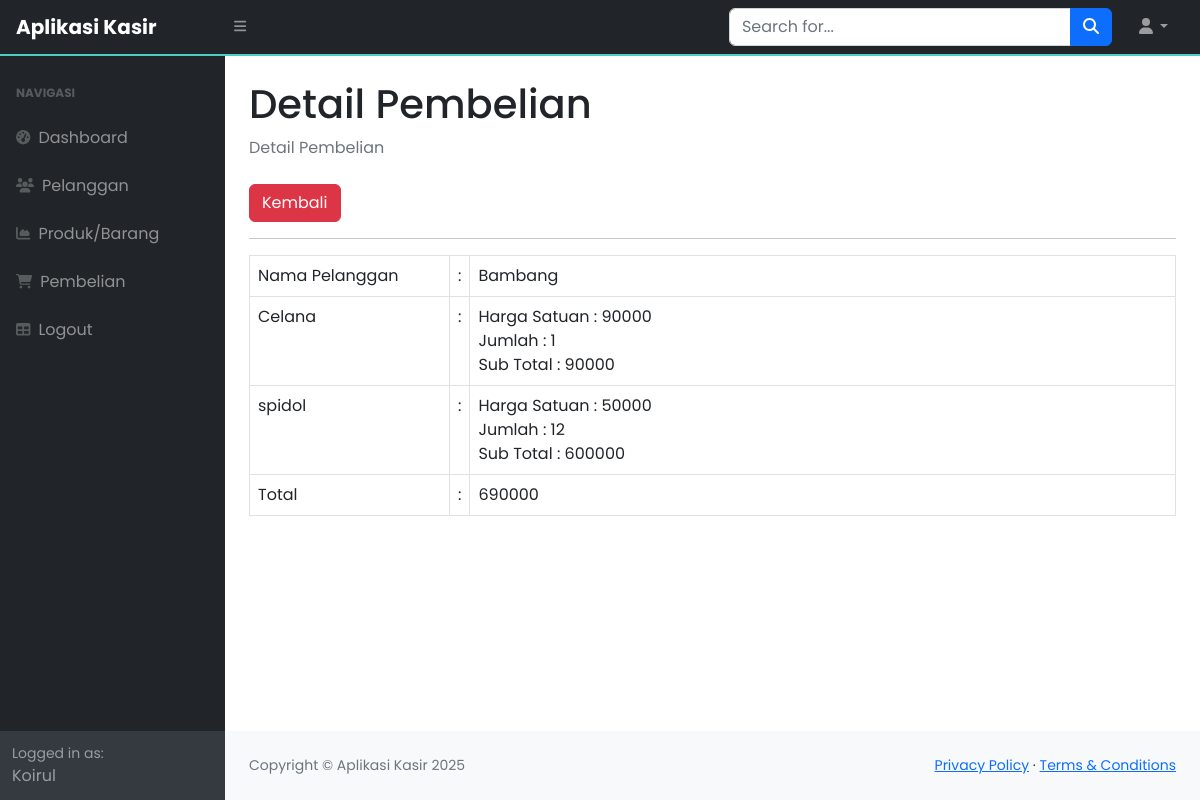
The page /index.php?page=penjualan_detail&&id=7 (signed in) on the database its author committed.
### tables this page shows
CREATE TABLE `penjualan` (
  `id_penjualan` int(11) NOT NULL,
  `tanggal_penjualan` date DEFAULT NULL,
  `total_harga` int(11) DEFAULT NULL,
  `id_pelanggan` int(11) DEFAULT NULL
);

CREATE TABLE `pelanggan` (
  `id_pelanggan` int(11) NOT NULL,
  `nama_pelanggan` varchar(255) DEFAULT NULL,
  `alamat` text DEFAULT NULL,
  `no_telepon` varchar(255) DEFAULT NULL
);

CREATE TABLE `detail_penjualan` (
  `id_detail` int(11) NOT NULL,
  `id_penjualan` int(11) DEFAULT NULL,
  `id_produk` int(11) DEFAULT NULL,
  `jumlah_produk` int(11) DEFAULT NULL,
  `sub_total` int(11) DEFAULT NULL
);

CREATE TABLE `produk` (
  `id_produk` int(11) NOT NULL,
  `nama_produk` varchar(255) DEFAULT NULL,
  `harga` int(11) DEFAULT NULL,
  `stok` int(11) DEFAULT NULL
);

### penjualan_detail.php (the view)
<?php
    $id = $_GET['id'];
    $query = mysqli_query($koneksi, "SELECT*FROM penjualan LEFT JOIN pelanggan ON pelanggan.id_pelanggan = penjualan.id_pelanggan WHERE id_penjualan=$id");
    $data = mysqli_fetch_array($query);
?>
<div class="container-fluid px-4">
                        <h1 class="mt-4">Detail Pembelian</h1>
                        <ol class="breadcrumb mb-4">
                            <li class="breadcrumb-item active">Detail Pembelian</li>
                        </ol>
                            <a href="?page=pembelian" class="btn btn-danger">Kembali</a>
                            <hr>
                            <form method="POST">
                                <table class="table table-bordered">
                                    <tr>
                                        <td width="200">Nama Pelanggan</td>
                                        <td width="1">:</td>
                                        <td>
                                            <?php echo $data['nama_pelanggan']; ?>
                                        </td>
                                    </tr>
                                    <?php
                                        $pro = mysqli_query($koneksi, "SELECT*FROM detail_penjualan LEFT JOIN produk on produk.id_produk = detail_penjualan.id_produk WHERE id_penjualan=$id");
                                        while($produk = mysqli_fetch_array($pro)){
                                    ?>
                                    <tr>
                                        <td><?php echo $produk['nama_produk']; ?></td>
                                        <td>:</td>
                                        <td>
                                            Harga Satuan : <?php echo $produk['harga']; ?><br>
                                            Jumlah : <?php echo $produk['jumlah_produk']; ?><br>
                                            Sub Total : <?php echo $produk['sub_total']; ?>
                                    </td>
                                    </tr>
                                    <?php
                                        }
                                        ?>
                                    <tr>
                                        <td>Total</td>
                                        <td>:</td>
                                        <td><?php echo $data['total_harga']; ?></td>
                                    </tr>
                                </table>
                            </form>
                    </div>

### index.php (shortened to what this page needs)
<!DOCTYPE html>
<html lang="en">
    <head>
        <link href="https://cdn.jsdelivr.net/npm/simple-datatables@7.1.2/dist/style.min.css" rel="stylesheet" />
        <link href="css/styles.css" rel="stylesheet" />
    </head>
    <body class="sb-nav-fixed">
        <nav class="sb-topnav navbar navbar-expand navbar-dark bg-dark">
            <a class="navbar-brand ps-3" href="index.php">Aplikasi Kasir</a>
            <button class="btn btn-link btn-sm order-1 order-lg-0 me-4 me-lg-0" id="sidebarToggle" href="#!"><i class="fas fa-bars"></i></button>
            <form class="d-none d-md-inline-block form-inline ms-auto me-0 me-md-3 my-2 my-md-0">
                <div class="input-group">
                    <input class="form-control" type="text" placeholder="Search for..." aria-label="Search for..." aria-describedby="btnNavbarSearch" />
                    <button class="btn btn-primary" id="btnNavbarSearch" type="button"><i class="fas fa-search"></i></button>
                </div>
            </form>
            <ul class="navbar-nav ms-auto ms-md-0 me-3 me-lg-4">
                <li class="nav-item dropdown">
                    <a class="nav-link dropdown-toggle" id="navbarDropdown" href="#" role="button" data-bs-toggle="dropdown" aria-expanded="false"><i class="fas fa-user fa-fw"></i></a>
                </li>
            </ul>
        </nav>
        <div id="layoutSidenav">
            <div id="layoutSidenav_nav">
                <nav class="sb-sidenav accordion sb-sidenav-dark" id="sidenavAccordion">
                    <div class="sb-sidenav-menu">
                        <div class="nav">
                            <div class="sb-sidenav-menu-heading">Navigasi</div>
                            <a class="nav-link" href="index.php">
                                <div class="sb-nav-link-icon"><i class="fas fa-tachometer-alt"></i></div>
                                Dashboard
                            </a>
                            <a class="nav-link" href="?page=pelanggan">
                                <div class="sb-nav-link-icon"><i class="fa-solid fa-users"></i></div>
                                Pelanggan
                            </a>
                            <a class="nav-link" href="?page=produk">
                                <div class="sb-nav-link-icon"><i class="fas fa-chart-area"></i></div>
                                Produk/Barang
                            </a>
                            <a class="nav-link" href="?page=pembelian">
                                <div class="sb-nav-link-icon"><i class="fa-solid fa-cart-shopping"></i></div>
                                Pembelian
                            </a>
                            <a class="nav-link" href="logout.php">
                                <div class="sb-nav-link-icon"><i class="fas fa-table"></i></div>
                                Logout
                            </a>
                        </div>
                    </div>
                    <div class="sb-sidenav-footer">
                        <div class="small">Logged in as:</div>
                        <?php echo $_SESSION['users']['nama']; ?>
                    </div>
                </nav>
            </div>
            <div id="layoutSidenav_content">
                <main>
                <?php
                    $page = isset($_GET['page']) ? $_GET['page']:'home';
                    include $page . '.php';
                ?>
                </main>
                <footer class="py-4 bg-light mt-auto">
                    <div class="container-fluid px-4">
                        <div class="d-flex align-items-center justify-content-between small">
                            <div class="text-muted">Copyright &copy; Aplikasi Kasir 2025</div>
                            <div>
                                <a href="#">Privacy Policy</a>
                                &middot;
                                <a href="#">Terms &amp; Conditions</a>
                            </div>
                        </div>
                    </div>
                </footer>
            </div>
        </div>
    </body>
</html>

### index.php (style rules this page uses)
body { font-family: 'Poppins', sans-serif; }

### rows shown on the page
penjualan: id_pelanggan.nama_pelanggan "Bambang", total_harga "690000"
detail_penjualan: id_produk.nama_produk "Celana", id_produk.harga "90000", jumlah_produk "1", sub_total "90000"
detail_penjualan: id_produk.nama_produk "spidol", id_produk.harga "50000", jumlah_produk "12", sub_total "600000"

### other values the page prints
$_SESSION['users']['nama'] "Koirul"
